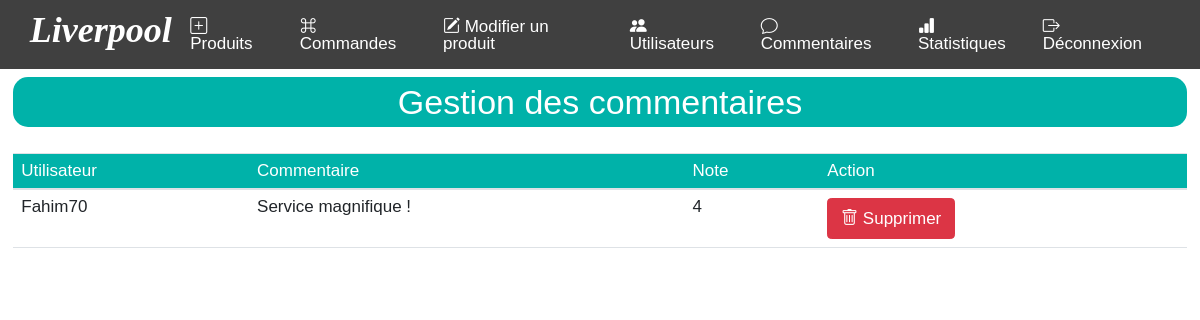
Page /gestion_commentaires.php (signed in) on the committed database.
### tables this page shows
CREATE TABLE IF NOT EXISTS `comments` (
  `comment_id` int(11) NOT NULL AUTO_INCREMENT,
  `user_id` int(11) DEFAULT NULL,
  `comment_date` timestamp NULL DEFAULT CURRENT_TIMESTAMP,
  `comment_content` text,
  `rating` int(11) DEFAULT '0',
  PRIMARY KEY (`comment_id`),
  KEY `users` (`user_id`)
);

CREATE TABLE IF NOT EXISTS `users` (
  `user_id` int(11) NOT NULL AUTO_INCREMENT,
  `uidUsers` tinytext NOT NULL,
  `emailUsers` tinytext NOT NULL,
  `pwdUsers` longtext NOT NULL,
  `reg_date` timestamp NOT NULL DEFAULT CURRENT_TIMESTAMP,
  `role_id` int(11) NOT NULL DEFAULT '1',
  `is_blocked` tinyint(4) NOT NULL,
  PRIMARY KEY (`user_id`),
  KEY `role_id` (`role_id`)
);

### gestion_commentaires.php (the view, shortened to what this page needs)
<?php
require "includes/dbh.inc.php";
try {
    $select_comments = $conn->prepare('SELECT comments.*, users.uidUsers AS username FROM comments INNER JOIN users ON comments.user_id = users.user_id ORDER BY comments.comment_id DESC');
    $select_comments->execute();
    $result = $select_comments->get_result();
    $comments = array();
    while ($row = $result->fetch_assoc()) {
        $comments[] = $row;
    }
} catch (PDOException $e) {
    echo "Erreur lors de la récupération des commentaires : " . $e->getMessage();
}
?>
<?php require "header.php"; ?>
<br><br><br>
<div class="container">
  <h2 style="text-align: center; border-radius: 15px;  background-color: #00B2A9; color: white; padding: 5px;">Gestion des commentaires</h2><br>
  <table class="table">
    <thead style="background-color: #00B2A9; color: white;">
      <tr>
        <th>Utilisateur</th>
        <th>Commentaire</th>
        <th>Note</th>
        <th>Action</th>
      </tr>
    </thead>
    <tbody>
      <?php foreach ($comments as $comment) { ?>
        <tr>
          <td><?php echo $comment['username']; ?></td>
          <td><?php echo $comment['comment_content']; ?></td>
          <td><?php echo $comment['rating']; ?></td>
          <td>
            <form action="gestion_commentaires.php" method="POST">
              <button type="submit" name="delete_comment" class="btn btn-danger bi bi-trash"> Supprimer</button>
            </form>
          </td>
        </tr>
      <?php } ?>
    </tbody>
  </table>
</div>

### css/c.css (style rules this page uses)
* { margin: 0; padding: 0; font-family: 'Century Gothic', sans-serif; font-size: 17px; font-weight: normal; line-height: 1; }
body { overflow-y: scroll; overflow-x: hidden; }

### header.php (style rules this page uses)
.container { background: #fff; }
@media (min-width: 1130px) { .container { max-width: 1330px; } }

### rows in the picture
comments: user.uidUsers "Fahim70", comment_content "Service magnifique !", rating "4"
